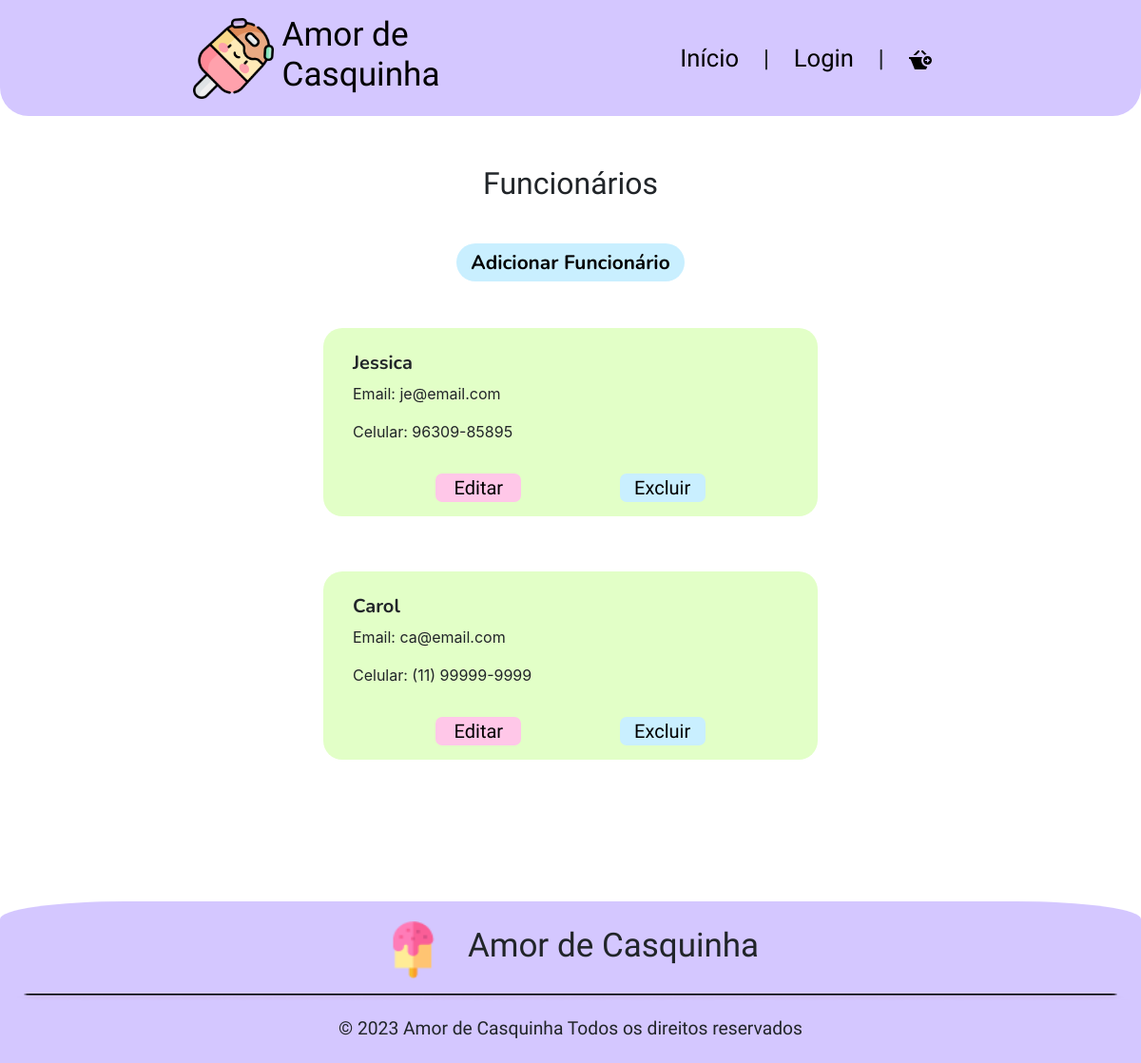
/app/view/sessaoFuncionarios.php, run on an earlier commit of the app's database.
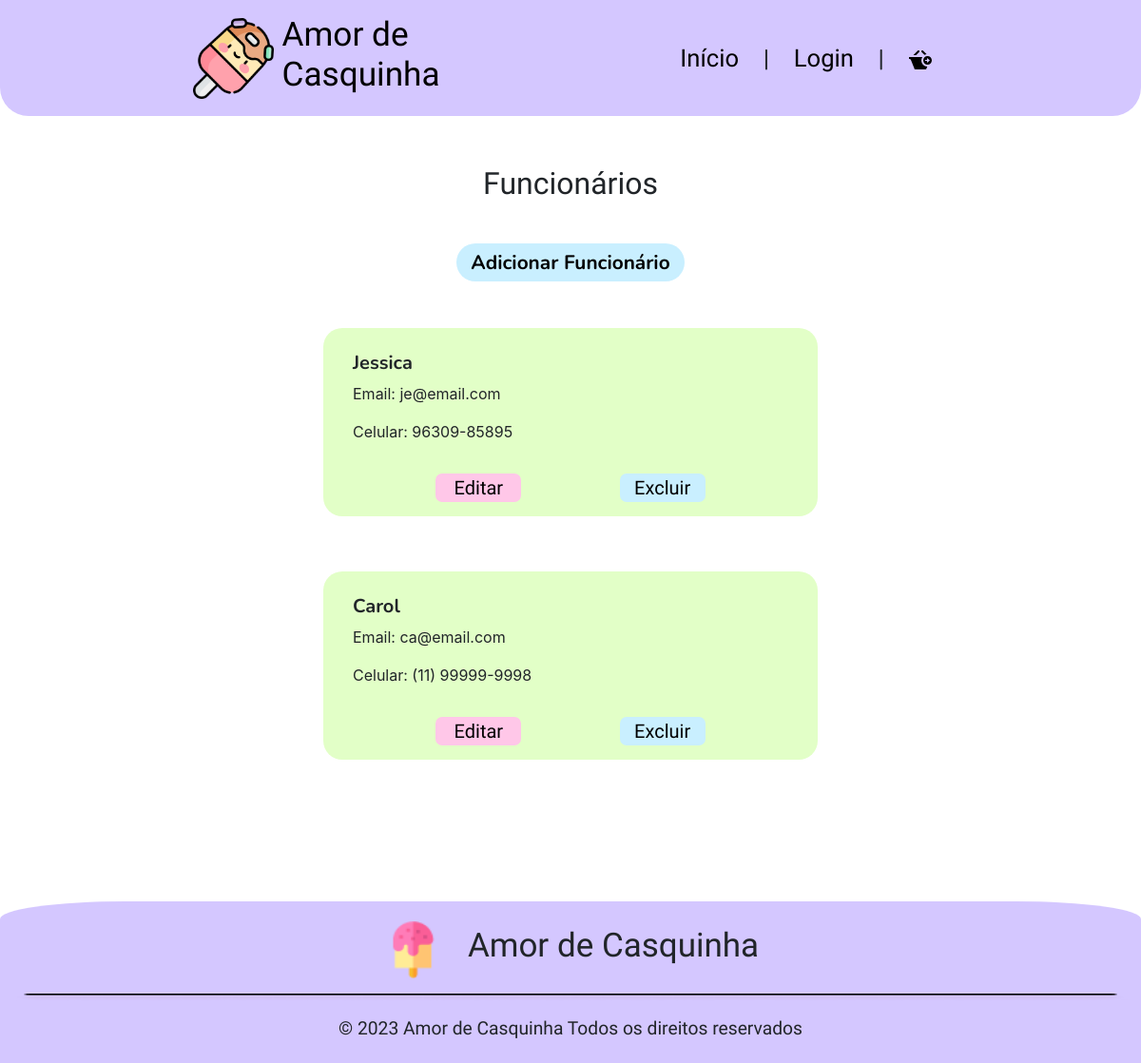
And on a later commit of the database.
### tables this page shows
CREATE TABLE `funcionarios` (
  `idFuncionario` int(11) NOT NULL,
  `desativado` tinyint(4) DEFAULT 0,
  `adm` tinyint(4) DEFAULT NULL,
  `perfil` char(4) DEFAULT 'FUNC',
  `nome` varchar(255) DEFAULT NULL,
  `telefone` varchar(25) DEFAULT NULL,
  `email` varchar(255) DEFAULT NULL,
  `senha` varchar(255) DEFAULT NULL,
  `idEndereco` int(11) DEFAULT NULL
);

### app/config/database.php (called while the page is built, shortened)
<?php
    class Database {
        private $host;
        private $db;
        private $user;
        private $pass;
        private $charset;
        private $conn;
        public function __construct() {
            $env = file_get_contents(__DIR__."/.env");
            $lines = explode("\n",$env);
            $this->host = 'localhost';
            $this->db = 'db_sorveteria';
            $this->user = 'root';
            $this->pass = '';
            $this->charset = 'utf8mb4';
        }
        public function getConnection() {
            $dsn = "mysql:host={$this->host};dbname={$this->db};charset={$this->charset}";
            $options = [
                PDO::ATTR_ERRMODE            => PDO::ERRMODE_EXCEPTION,
                PDO::ATTR_DEFAULT_FETCH_MODE => PDO::FETCH_ASSOC,
                PDO::ATTR_EMULATE_PREPARES   => false,
            ];
            try {
                $this->conn = new PDO($dsn, $this->user, $this->pass, $options);
            } catch (PDOException $e) {
                throw new PDOException($e->getMessage(), (int)$e->getCode());
            }
            return $this->conn;
        }
}

### app/model/funcionarios.php (called while the page is built, shortened)
<?php
    require_once '../config/database.php';
    class Funcionarios{
        private $conn;
        public function __construct(){
            $database = new DataBase;
            $this->conn = $database->getConnection();
        }
        public function listarFunc(){
            try{
                $cmd = $this->conn->prepare("CALL ListarFuncionarios()");
                $cmd->execute();
                $funcionarios = $cmd->fetchAll();
                return $funcionarios;
            } catch (PDOException $e) {
                echo "Erro no banco de dados: " . $e->getMessage();
            }
        }
    }
?>

### app/controller/funcionarioController.php (called while the page is built, shortened)
<?php
    require '../model/funcionarios.php';
    class FuncionarioController{
        private $funcionario;
        public function __construct(){
            $this->funcionario = new Funcionarios();
        }
        public function listarFunc(){
            $listaFuncionarios = $this->funcionario->listarFunc();
            if($listaFuncionarios == null || count($listaFuncionarios) == 0){
                return "Nenhum funcionário encontrado.";
            }else{
                return $listaFuncionarios;
            }
        }
    }
?>

### app/view/sessaoFuncionarios.php (the view, shortened to what the changed rows need)
<?php
require_once '../controller/funcionarioController.php';
$func = new FuncionarioController();
$listaFuncionarios = $func->listarFunc();
?>
<!DOCTYPE html>
<html lang="pt-br">
<head>
    <link href="https://cdn.jsdelivr.net/npm/bootstrap@5.3.2/dist/css/bootstrap.min.css" rel="stylesheet">
    <link rel="stylesheet" href="https://stackpath.bootstrapcdn.com/bootstrap/4.1.3/css/bootstrap.min.css">
    <link rel="stylesheet" href="style/CabecalhoRodape.css">
    <link rel="stylesheet" href="style/editarFuncionariosS.css">
    <link rel="stylesheet" href="https://cdnjs.cloudflare.com/ajax/libs/jquery-confirm/3.7.1/jquery-confirm.min.css">
</head>
<body>
    <main>
        <h1 class="m-auto text-center pt-4 pb-4">Funcionários</h1>
        <div class="conteiner">
            <div class="conteiner1">
                    <?php
                        foreach ($listaFuncionarios as $row) {
                            $redirectToEditar = 'editarFuncionarios.php?funcEmail='.$row['email'];
                            $redirectToExcluir = 'sessaoFuncionarios.php?exclFunc='.$row['email'];
                            echo '<div class="c1">
                                    <div class="c2">
                                        <!-- <div class="c3">
                                            <picture>
                                            <source media="(min-width: 768px)" srcset="images/'.$row["perfil"].'.png">
                                            <img src="images/'.$row["perfil"].'.png" alt="'.$row["nome"].'">
                                            </picture>
                                        </div> -->
                                        <div class="d-flex flex-column">
                                            <div id="dados">
                                                <h3 class="titulo px-3">'.$row["nome"].'</h3>
                                                <div class="px-3">
                                                    <p>Email: '.$row["email"].'</p>
                                                    <p>Celular: '.$row["telefone"].'</p>
                                                </div>
                                            </div>
                                        </div>
                                    </div>
                                    <div class="botao text-center d-flex justify-content-evenly mt-3">
                                        <button id="excl"><a href="'.$redirectToEditar.'">Editar</a></button>
                                        <button id="edit"><a href="'.$redirectToExcluir.'">Excluir</a></button>
                                    </div>
                                </div>';
                        }
                    ?>
            </div>
        </div>
    </main>
</body>
</html>

What changed in the data, as far as the page shows it:
changed funcionarios "Carol": telefone "(11) 99999-9999" → "(11) 99999-9998"
